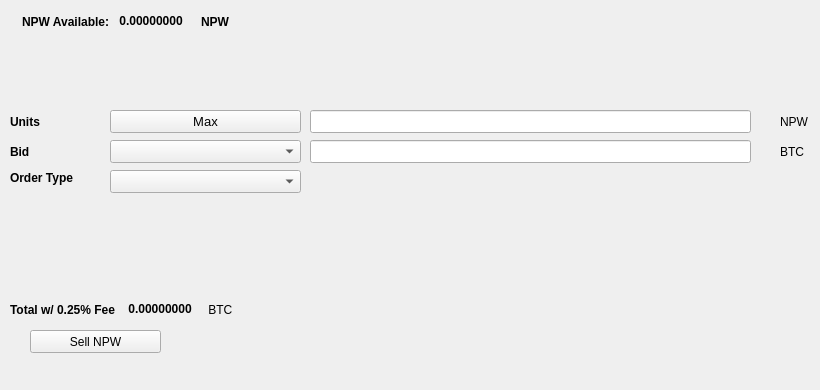
   <widget class="QWidget" name="SellTab">
    <attribute name="title">
     <string>Sell</string>
    </attribute>
    <widget class="QLabel" name="label_16">
     <property name="geometry">
      <rect>
       <x>780</x>
       <y>140</y>
       <width>31</width>
       <height>23</height>
      </rect>
     </property>
     <property name="text">
      <string>BTC</string>
     </property>
    </widget>
    <widget class="QComboBox" name="SellBidcomboBox">
     <property name="geometry">
      <rect>
       <x>110</x>
       <y>140</y>
       <width>191</width>
       <height>23</height>
      </rect>
     </property>
     <property name="font">
      <font>
       <pointsize>10</pointsize>
      </font>
     </property>
    </widget>
    <widget class="QLabel" name="label_18">
     <property name="geometry">
      <rect>
       <x>10</x>
       <y>110</y>
       <width>46</width>
       <height>23</height>
      </rect>
     </property>
     <property name="font">
      <font>
       <weight>75</weight>
       <bold>true</bold>
      </font>
     </property>
     <property name="text">
      <string>Units</string>
     </property>
    </widget>
    <widget class="QPushButton" name="Sell_Max_Amount">
     <property name="geometry">
      <rect>
       <x>110</x>
       <y>110</y>
       <width>191</width>
       <height>23</height>
      </rect>
     </property>
     <property name="font">
      <font>
       <pointsize>10</pointsize>
      </font>
     </property>
     <property name="text">
      <string>Max</string>
     </property>
    </widget>
    <widget class="QLabel" name="label_20">
     <property name="geometry">
      <rect>
       <x>10</x>
       <y>170</y>
       <width>91</width>
       <height>16</height>
      </rect>
     </property>
     <property name="font">
      <font>
       <weight>75</weight>
       <bold>true</bold>
      </font>
     </property>
     <property name="text">
      <string>Order Type</string>
     </property>
    </widget>
    <widget class="QComboBox" name="SellOrdertypeCombo">
     <property name="geometry">
      <rect>
       <x>110</x>
       <y>170</y>
       <width>191</width>
       <height>23</height>
      </rect>
     </property>
     <property name="font">
      <font>
       <pointsize>10</pointsize>
      </font>
     </property>
    </widget>
    <widget class="QLabel" name="label_21">
     <property name="geometry">
      <rect>
       <x>10</x>
       <y>140</y>
       <width>46</width>
       <height>23</height>
      </rect>
     </property>
     <property name="font">
      <font>
       <weight>75</weight>
       <bold>true</bold>
      </font>
     </property>
     <property name="text">
      <string>Bid</string>
     </property>
    </widget>
    <widget class="QLabel" name="label_22">
     <property name="geometry">
      <rect>
       <x>780</x>
       <y>110</y>
       <width>31</width>
       <height>23</height>
      </rect>
     </property>
     <property name="text">
      <string>NPW</string>
     </property>
    </widget>
    <widget class="QLineEdit" name="UnitsInputNPW">
     <property name="geometry">
      <rect>
       <x>310</x>
       <y>110</y>
       <width>441</width>
       <height>23</height>
      </rect>
     </property>
     <property name="font">
      <font>
       <pointsize>9</pointsize>
       <weight>75</weight>
       <bold>true</bold>
      </font>
     </property>
    </widget>
    <widget class="QLineEdit" name="SellBidPriceEdit">
     <property name="geometry">
      <rect>
       <x>310</x>
       <y>140</y>
       <width>441</width>
       <height>23</height>
      </rect>
     </property>
     <property name="font">
      <font>
       <pointsize>9</pointsize>
       <weight>75</weight>
       <bold>true</bold>
      </font>
     </property>
    </widget>
    <widget class="QPushButton" name="SellNPWBTN">
     <property name="geometry">
      <rect>
       <x>30</x>
       <y>330</y>
       <width>131</width>
       <height>23</height>
      </rect>
     </property>
     <property name="text">
      <string>Sell NPW</string>
     </property>
     <property name="icon">
      <iconset resource="../npw">
       <normaloff>:/icons/bitcoin</normaloff>:/icons/bitcoin</iconset>
     </property>
    </widget>
    <widget class="QWidget" name="layoutWidget3">
     <property name="geometry">
      <rect>
       <x>22</x>
       <y>12</y>
       <width>258</width>
       <height>19</height>
      </rect>
     </property>
     <layout class="QHBoxLayout" name="horizontalLayout">
      <item>
       <widget class="QLabel" name="label232_2">
        <property name="font">
         <font>
          <weight>75</weight>
          <bold>true</bold>
         </font>
        </property>
        <property name="text">
         <string>NPW Available:</string>
        </property>
       </widget>
      </item>
      <item>
       <widget class="QLabel" name="NPWAvailableLabel">
        <property name="palette">
         <palette>
          <active>
           <colorrole role="WindowText">
            <brush brushstyle="SolidPattern">
             <color alpha="255">
              <red>0</red>
              <green>0</green>
              <blue>0</blue>
             </color>
            </brush>
           </colorrole>
           <colorrole role="Button">
            <brush brushstyle="SolidPattern">
             <color alpha="255">
              <red>0</red>
              <green>170</green>
              <blue>0</blue>
             </color>
            </brush>
           </colorrole>
           <colorrole role="Light">
            <brush brushstyle="SolidPattern">
             <color alpha="255">
              <red>0</red>
              <green>255</green>
              <blue>0</blue>
             </color>
            </brush>
           </colorrole>
           <colorrole role="Midlight">
            <brush brushstyle="SolidPattern">
             <color alpha="255">
              <red>0</red>
              <green>212</green>
              <blue>0</blue>
             </color>
            </brush>
           </colorrole>
           <colorrole role="Dark">
            <brush brushstyle="SolidPattern">
             <color alpha="255">
              <red>0</red>
              <green>85</green>
              <blue>0</blue>
             </color>
            </brush>
           </colorrole>
           <colorrole role="Mid">
            <brush brushstyle="SolidPattern">
             <color alpha="255">
              <red>0</red>
              <green>113</green>
              <blue>0</blue>
             </color>
            </brush>
           </colorrole>
           <colorrole role="Text">
            <brush brushstyle="SolidPattern">
             <color alpha="255">
              <red>0</red>
              <green>170</green>
              <blue>0</blue>
             </color>
            </brush>
           </colorrole>
           <colorrole role="BrightText">
            <brush brushstyle="SolidPattern">
             <color alpha="255">
              <red>255</red>
              <green>255</green>
              <blue>255</blue>
             </color>
            </brush>
           </colorrole>
           <colorrole role="ButtonText">
            <brush brushstyle="SolidPattern">
             <color alpha="255">
              <red>0</red>
              <green>0</green>
              <blue>0</blue>
             </color>
            </brush>
           </colorrole>
           <colorrole role="Base">
            <brush brushstyle="SolidPattern">
             <color alpha="255">
              <red>255</red>
              <green>255</green>
              <blue>255</blue>
             </color>
            </brush>
           </colorrole>
           <colorrole role="Window">
            <brush brushstyle="SolidPattern">
             <color alpha="255">
              <red>0</red>
              <green>170</green>
              <blue>0</blue>
             </color>
            </brush>
           </colorrole>
           <colorrole role="Shadow">
            <brush brushstyle="SolidPattern">
             <color alpha="255">
              <red>0</red>
              <green>0</green>
              <blue>0</blue>
             </color>
            </brush>
           </colorrole>
           <colorrole role="AlternateBase">
            <brush brushstyle="SolidPattern">
             <color alpha="255">
              <red>127</red>
              <green>212</green>
              <blue>127</blue>
             </color>
            </brush>
           </colorrole>
           <colorrole role="ToolTipBase">
            <brush brushstyle="SolidPattern">
             <color alpha="255">
              <red>255</red>
              <green>255</green>
              <blue>220</blue>
             </color>
            </brush>
           </colorrole>
           <colorrole role="ToolTipText">
            <brush brushstyle="SolidPattern">
             <color alpha="255">
              <red>0</red>
              <green>0</green>
              <blue>0</blue>
             </color>
            </brush>
           </colorrole>
          </active>
          <inactive>
           <colorrole role="WindowText">
            <brush brushstyle="SolidPattern">
             <color alpha="255">
              <red>0</red>
              <green>0</green>
              <blue>0</blue>
             </color>
            </brush>
           </colorrole>
           <colorrole role="Button">
            <brush brushstyle="SolidPattern">
             <color alpha="255">
              <red>0</red>
              <green>170</green>
              <blue>0</blue>
             </color>
            </brush>
           </colorrole>
           <colorrole role="Light">
            <brush brushstyle="SolidPattern">
             <color alpha="255">
              <red>0</red>
              <green>255</green>
              <blue>0</blue>
             </color>
            </brush>
           </colorrole>
           <colorrole role="Midlight">
            <brush brushstyle="SolidPattern">
             <color alpha="255">
              <red>0</red>
              <green>212</green>
              <blue>0</blue>
             </color>
            </brush>
           </colorrole>
           <colorrole role="Dark">
            <brush brushstyle="SolidPattern">
             <color alpha="255">
              <red>0</red>
              <green>85</green>
              <blue>0</blue>
             </color>
            </brush>
           </colorrole>
           <colorrole role="Mid">
            <brush brushstyle="SolidPattern">
             <color alpha="255">
              <red>0</red>
              <green>113</green>
              <blue>0</blue>
             </color>
            </brush>
           </colorrole>
           <colorrole role="Text">
            <brush brushstyle="SolidPattern">
             <color alpha="255">
              <red>0</red>
              <green>170</green>
              <blue>0</blue>
             </color>
            </brush>
           </colorrole>
           <colorrole role="BrightText">
            <brush brushstyle="SolidPattern">
             <color alpha="255">
              <red>255</red>
              <green>255</green>
              <blue>255</blue>
             </color>
            </brush>
           </colorrole>
           <colorrole role="ButtonText">
            <brush brushstyle="SolidPattern">
             <color alpha="255">
              <red>0</red>
              <green>0</green>
              <blue>0</blue>
             </color>
            </brush>
           </colorrole>
           <colorrole role="Base">
            <brush brushstyle="SolidPattern">
             <color alpha="255">
              <red>255</red>
              <green>255</green>
              <blue>255</blue>
             </color>
            </brush>
           </colorrole>
           <colorrole role="Window">
            <brush brushstyle="SolidPattern">
             <color alpha="255">
              <red>0</red>
              <green>170</green>
              <blue>0</blue>
             </color>
            </brush>
           </colorrole>
           <colorrole role="Shadow">
            <brush brushstyle="SolidPattern">
             <color alpha="255">
              <red>0</red>
              <green>0</green>
              <blue>0</blue>
             </color>
            </brush>
           </colorrole>
           <colorrole role="AlternateBase">
            <brush brushstyle="SolidPattern">
             <color alpha="255">
              <red>127</red>
              <green>212</green>
              <blue>127</blue>
             </color>
            </brush>
           </colorrole>
           <colorrole role="ToolTipBase">
            <brush brushstyle="SolidPattern">
             <color alpha="255">
              <red>255</red>
              <green>255</green>
              <blue>220</blue>
             </color>
            </brush>
           </colorrole>
           <colorrole role="ToolTipText">
            <brush brushstyle="SolidPattern">
             <color alpha="255">
              <red>0</red>
              <green>0</green>
              <blue>0</blue>
             </color>
            </brush>
           </colorrole>
          </inactive>
          <disabled>
           <colorrole role="WindowText">
            <brush brushstyle="SolidPattern">
             <color alpha="255">
              <red>0</red>
              <green>85</green>
              <blue>0</blue>
             </color>
            </brush>
           </colorrole>
           <colorrole role="Button">
            <brush brushstyle="SolidPattern">
             <color alpha="255">
              <red>0</red>
              <green>170</green>
              <blue>0</blue>
             </color>
            </brush>
           </colorrole>
           <colorrole role="Light">
            <brush brushstyle="SolidPattern">
             <color alpha="255">
              <red>0</red>
              <green>255</green>
              <blue>0</blue>
             </color>
            </brush>
           </colorrole>
           <colorrole role="Midlight">
            <brush brushstyle="SolidPattern">
             <color alpha="255">
              <red>0</red>
              <green>212</green>
              <blue>0</blue>
             </color>
            </brush>
           </colorrole>
           <colorrole role="Dark">
            <brush brushstyle="SolidPattern">
             <color alpha="255">
              <red>0</red>
              <green>85</green>
              <blue>0</blue>
             </color>
            </brush>
           </colorrole>
           <colorrole role="Mid">
            <brush brushstyle="SolidPattern">
             <color alpha="255">
              <red>0</red>
              <green>113</green>
              <blue>0</blue>
             </color>
            </brush>
           </colorrole>
           <colorrole role="Text">
            <brush brushstyle="SolidPattern">
             <color alpha="255">
              <red>0</red>
              <green>85</green>
              <blue>0</blue>
             </color>
            </brush>
           </colorrole>
           <colorrole role="BrightText">
            <brush brushstyle="SolidPattern">
             <color alpha="255">
              <red>255</red>
              <green>255</green>
              <blue>255</blue>
             </color>
            </brush>
           </colorrole>
           <colorrole role="ButtonText">
            <brush brushstyle="SolidPattern">
             <color alpha="255">
              <red>0</red>
              <green>85</green>
              <blue>0</blue>
             </color>
            </brush>
           </colorrole>
           <colorrole role="Base">
            <brush brushstyle="SolidPattern">
             <color alpha="255">
              <red>0</red>
              <green>170</green>
              <blue>0</blue>
             </color>
            </brush>
           </colorrole>
           <colorrole role="Window">
            <brush brushstyle="SolidPattern">
             <color alpha="255">
              <red>0</red>
              <green>170</green>
              <blue>0</blue>
             </color>
            </brush>
           </colorrole>
           <colorrole role="Shadow">
            <brush brushstyle="SolidPattern">
             <color alpha="255">
              <red>0</red>
              <green>0</green>
              <blue>0</blue>
             </color>
            </brush>
           </colorrole>
           <colorrole role="AlternateBase">
            <brush brushstyle="SolidPattern">
             <color alpha="255">
              <red>0</red>
              <green>170</green>
              <blue>0</blue>
             </color>
            </brush>
           </colorrole>
           <colorrole role="ToolTipBase">
            <brush brushstyle="SolidPattern">
             <color alpha="255">
              <red>255</red>
              <green>255</green>
              <blue>220</blue>
             </color>
            </brush>
           </colorrole>
           <colorrole role="ToolTipText">
            <brush brushstyle="SolidPattern">
             <color alpha="255">
              <red>0</red>
              <green>0</green>
              <blue>0</blue>
             </color>
            </brush>
           </colorrole>
          </disabled>
         </palette>
        </property>
        <property name="font">
         <font>
          <weight>75</weight>
          <bold>true</bold>
         </font>
        </property>
        <property name="text">
         <string> 0.00000000 </string>
        </property>
        <property name="textInteractionFlags">
         <set>Qt::LinksAccessibleByMouse|Qt::TextSelectableByKeyboard|Qt::TextSelectableByMouse</set>
        </property>
       </widget>
      </item>
      <item>
       <widget class="QLabel" name="labelNPW">
        <property name="font">
         <font>
          <weight>75</weight>
          <bold>true</bold>
         </font>
        </property>
        <property name="text">
         <string>NPW</string>
        </property>
       </widget>
      </item>
     </layout>
    </widget>
    <widget class="QWidget" name="layoutWidget">
     <property name="geometry">
      <rect>
       <x>10</x>
       <y>300</y>
       <width>268</width>
       <height>19</height>
      </rect>
     </property>
     <layout class="QHBoxLayout" name="horizontalLayout_2">
      <item>
       <widget class="QLabel" name="label_19">
        <property name="font">
         <font>
          <weight>75</weight>
          <bold>true</bold>
         </font>
        </property>
        <property name="text">
         <string>Total w/ 0.25% Fee </string>
        </property>
       </widget>
      </item>
      <item>
       <widget class="QLabel" name="SellCostLabel">
        <property name="palette">
         <palette>
          <active>
           <colorrole role="WindowText">
            <brush brushstyle="SolidPattern">
             <color alpha="255">
              <red>0</red>
              <green>0</green>
              <blue>0</blue>
             </color>
            </brush>
           </colorrole>
           <colorrole role="Button">
            <brush brushstyle="SolidPattern">
             <color alpha="255">
              <red>0</red>
              <green>170</green>
              <blue>0</blue>
             </color>
            </brush>
           </colorrole>
           <colorrole role="Light">
            <brush brushstyle="SolidPattern">
             <color alpha="255">
              <red>0</red>
              <green>255</green>
              <blue>0</blue>
             </color>
            </brush>
           </colorrole>
           <colorrole role="Midlight">
            <brush brushstyle="SolidPattern">
             <color alpha="255">
              <red>0</red>
              <green>212</green>
              <blue>0</blue>
             </color>
            </brush>
           </colorrole>
           <colorrole role="Dark">
            <brush brushstyle="SolidPattern">
             <color alpha="255">
              <red>0</red>
              <green>85</green>
              <blue>0</blue>
             </color>
            </brush>
           </colorrole>
           <colorrole role="Mid">
            <brush brushstyle="SolidPattern">
             <color alpha="255">
              <red>0</red>
              <green>113</green>
              <blue>0</blue>
             </color>
            </brush>
           </colorrole>
           <colorrole role="Text">
            <brush brushstyle="SolidPattern">
             <color alpha="255">
              <red>0</red>
              <green>170</green>
              <blue>0</blue>
             </color>
            </brush>
           </colorrole>
           <colorrole role="BrightText">
            <brush brushstyle="SolidPattern">
             <color alpha="255">
              <red>255</red>
              <green>255</green>
              <blue>255</blue>
             </color>
            </brush>
           </colorrole>
           <colorrole role="ButtonText">
            <brush brushstyle="SolidPattern">
             <color alpha="255">
              <red>0</red>
              <green>0</green>
              <blue>0</blue>
             </color>
            </brush>
           </colorrole>
           <colorrole role="Base">
            <brush brushstyle="SolidPattern">
             <color alpha="255">
              <red>255</red>
              <green>255</green>
              <blue>255</blue>
             </color>
            </brush>
           </colorrole>
           <colorrole role="Window">
            <brush brushstyle="SolidPattern">
             <color alpha="255">
              <red>0</red>
              <green>170</green>
              <blue>0</blue>
             </color>
            </brush>
           </colorrole>
           <colorrole role="Shadow">
            <brush brushstyle="SolidPattern">
             <color alpha="255">
              <red>0</red>
              <green>0</green>
              <blue>0</blue>
             </color>
            </brush>
           </colorrole>
           <colorrole role="AlternateBase">
            <brush brushstyle="SolidPattern">
             <color alpha="255">
              <red>127</red>
              <green>212</green>
              <blue>127</blue>
             </color>
            </brush>
           </colorrole>
           <colorrole role="ToolTipBase">
            <brush brushstyle="SolidPattern">
             <color alpha="255">
              <red>255</red>
              <green>255</green>
              <blue>220</blue>
             </color>
            </brush>
           </colorrole>
           <colorrole role="ToolTipText">
            <brush brushstyle="SolidPattern">
             <color alpha="255">
              <red>0</red>
              <green>0</green>
              <blue>0</blue>
             </color>
            </brush>
           </colorrole>
          </active>
          <inactive>
           <colorrole role="WindowText">
            <brush brushstyle="SolidPattern">
             <color alpha="255">
              <red>0</red>
              <green>0</green>
              <blue>0</blue>
             </color>
            </brush>
           </colorrole>
           <colorrole role="Button">
            <brush brushstyle="SolidPattern">
             <color alpha="255">
              <red>0</red>
              <green>170</green>
              <blue>0</blue>
             </color>
            </brush>
           </colorrole>
           <colorrole role="Light">
            <brush brushstyle="SolidPattern">
             <color alpha="255">
              <red>0</red>
              <green>255</green>
              <blue>0</blue>
             </color>
            </brush>
           </colorrole>
           <colorrole role="Midlight">
            <brush brushstyle="SolidPattern">
             <color alpha="255">
              <red>0</red>
              <green>212</green>
              <blue>0</blue>
             </color>
            </brush>
           </colorrole>
           <colorrole role="Dark">
            <brush brushstyle="SolidPattern">
             <color alpha="255">
              <red>0</red>
              <green>85</green>
              <blue>0</blue>
             </color>
            </brush>
           </colorrole>
           <colorrole role="Mid">
            <brush brushstyle="SolidPattern">
             <color alpha="255">
              <red>0</red>
              <green>113</green>
              <blue>0</blue>
             </color>
            </brush>
           </colorrole>
           <colorrole role="Text">
            <brush brushstyle="SolidPattern">
             <color alpha="255">
              <red>0</red>
              <green>170</green>
              <blue>0</blue>
             </color>
            </brush>
           </colorrole>
           <colorrole role="BrightText">
            <brush brushstyle="SolidPattern">
             <color alpha="255">
              <red>255</red>
              <green>255</green>
              <blue>255</blue>
             </color>
            </brush>
           </colorrole>
           <colorrole role="ButtonText">
            <brush brushstyle="SolidPattern">
             <color alpha="255">
              <red>0</red>
              <green>0</green>
              <blue>0</blue>
             </color>
            </brush>
           </colorrole>
           <colorrole role="Base">
            <brush brushstyle="SolidPattern">
             <color alpha="255">
              <red>255</red>
              <green>255</green>
              <blue>255</blue>
             </color>
            </brush>
           </colorrole>
           <colorrole role="Window">
            <brush brushstyle="SolidPattern">
             <color alpha="255">
              <red>0</red>
              <green>170</green>
              <blue>0</blue>
             </color>
            </brush>
           </colorrole>
           <colorrole role="Shadow">
            <brush brushstyle="SolidPattern">
             <color alpha="255">
              <red>0</red>
              <green>0</green>
              <blue>0</blue>
             </color>
            </brush>
           </colorrole>
           <colorrole role="AlternateBase">
            <brush brushstyle="SolidPattern">
             <color alpha="255">
              <red>127</red>
              <green>212</green>
              <blue>127</blue>
             </color>
            </brush>
           </colorrole>
           <colorrole role="ToolTipBase">
            <brush brushstyle="SolidPattern">
             <color alpha="255">
              <red>255</red>
              <green>255</green>
              <blue>220</blue>
             </color>
            </brush>
           </colorrole>
           <colorrole role="ToolTipText">
            <brush brushstyle="SolidPattern">
             <color alpha="255">
              <red>0</red>
              <green>0</green>
              <blue>0</blue>
             </color>
            </brush>
           </colorrole>
          </inactive>
          <disabled>
           <colorrole role="WindowText">
            <brush brushstyle="SolidPattern">
             <color alpha="255">
              <red>0</red>
              <green>85</green>
              <blue>0</blue>
             </color>
            </brush>
           </colorrole>
           <colorrole role="Button">
            <brush brushstyle="SolidPattern">
             <color alpha="255">
              <red>0</red>
              <green>170</green>
              <blue>0</blue>
             </color>
            </brush>
           </colorrole>
           <colorrole role="Light">
            <brush brushstyle="SolidPattern">
             <color alpha="255">
              <red>0</red>
              <green>255</green>
              <blue>0</blue>
             </color>
            </brush>
           </colorrole>
           <colorrole role="Midlight">
            <brush brushstyle="SolidPattern">
             <color alpha="255">
              <red>0</red>
              <green>212</green>
              <blue>0</blue>
             </color>
            </brush>
           </colorrole>
           <colorrole role="Dark">
            <brush brushstyle="SolidPattern">
             <color alpha="255">
              <red>0</red>
              <green>85</green>
              <blue>0</blue>
             </color>
            </brush>
           </colorrole>
           <colorrole role="Mid">
            <brush brushstyle="SolidPattern">
             <color alpha="255">
              <red>0</red>
              <green>113</green>
              <blue>0</blue>
             </color>
            </brush>
           </colorrole>
           <colorrole role="Text">
            <brush brushstyle="SolidPattern">
             <color alpha="255">
              <red>0</red>
              <green>85</green>
              <blue>0</blue>
             </color>
            </brush>
           </colorrole>
           <colorrole role="BrightText">
            <brush brushstyle="SolidPattern">
             <color alpha="255">
              <red>255</red>
              <green>255</green>
              <blue>255</blue>
             </color>
            </brush>
           </colorrole>
           <colorrole role="ButtonText">
            <brush brushstyle="SolidPattern">
             <color alpha="255">
              <red>0</red>
              <green>85</green>
              <blue>0</blue>
             </color>
            </brush>
           </colorrole>
           <colorrole role="Base">
            <brush brushstyle="SolidPattern">
             <color alpha="255">
              <red>0</red>
              <green>170</green>
              <blue>0</blue>
             </color>
            </brush>
           </colorrole>
           <colorrole role="Window">
            <brush brushstyle="SolidPattern">
             <color alpha="255">
              <red>0</red>
              <green>170</green>
              <blue>0</blue>
             </color>
            </brush>
           </colorrole>
           <colorrole role="Shadow">
            <brush brushstyle="SolidPattern">
             <color alpha="255">
              <red>0</red>
              <green>0</green>
              <blue>0</blue>
             </color>
            </brush>
           </colorrole>
           <colorrole role="AlternateBase">
            <brush brushstyle="SolidPattern">
             <color alpha="255">
              <red>0</red>
              <green>170</green>
              <blue>0</blue>
             </color>
            </brush>
           </colorrole>
           <colorrole role="ToolTipBase">
            <brush brushstyle="SolidPattern">
             <color alpha="255">
              <red>255</red>
              <green>255</green>
              <blue>220</blue>
             </color>
            </brush>
           </colorrole>
           <colorrole role="ToolTipText">
            <brush brushstyle="SolidPattern">
             <color alpha="255">
              <red>0</red>
              <green>0</green>
              <blue>0</blue>
             </color>
            </brush>
           </colorrole>
          </disabled>
         </palette>
        </property>
        <property name="font">
         <font>
          <weight>75</weight>
          <bold>true</bold>
         </font>
        </property>
        <property name="autoFillBackground">
         <bool>false</bool>
        </property>
        <property name="text">
         <string> 0.00000000</string>
        </property>
        <property name="textInteractionFlags">
         <set>Qt::LinksAccessibleByMouse|Qt::TextSelectableByMouse</set>
        </property>
       </widget>
      </item>
      <item>
       <widget class="QLabel" name="label_17">
        <property name="font">
         <font>
          <weight>50</weight>
          <bold>false</bold>
         </font>
        </property>
        <property name="text">
         <string> BTC</string>
        </property>
       </widget>
      </item>
     </layout>
    </widget>
    <widget class="QLabel" name="label_23">
     <property name="geometry">
      <rect>
       <x>460</x>
       <y>300</y>
       <width>281</width>
       <height>81</height>
      </rect>
     </property>
     <property name="text">
      <string/>
     </property>
     <property name="pixmap">
      <pixmap>:/images/bittrex</pixmap>
     </property>
    </widget>
   </widget>
